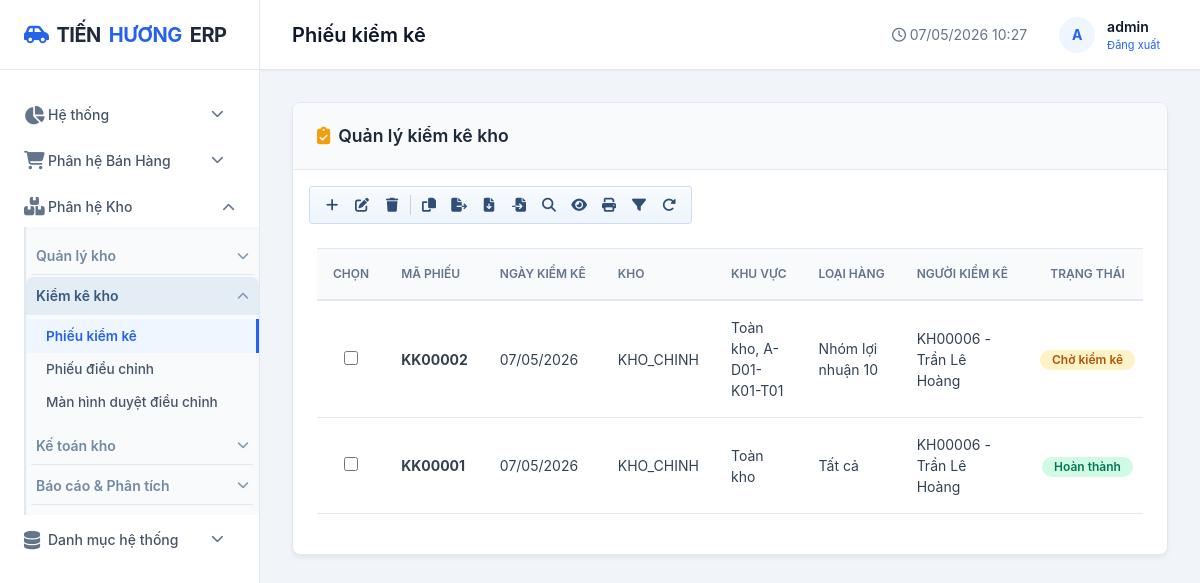
The page /kho/kiem-ke/ (signed in) on the database its author committed.
### apps/kho/models.py (models this page shows, shortened)
class KiemKe(AccountingPeriodLockMixin, models.Model):
    accounting_period_date_field = 'ngay_kiem_ke'
    accounting_period_label = 'phiếu kiểm kê'
    TRANG_THAI = [
        ('1', '1 - Chờ kiểm kê'),
        ('2', '2 - Chờ điều chỉnh'),
        ('3', '3 - Hoàn thành'),
    ]
    ma_phieu = models.CharField(max_length=30, unique=True, blank=True, verbose_name='Mã phiếu kiểm kê')
    ngay_kiem_ke = models.DateField(default=datetime.date.today, verbose_name='Ngày kiểm kê')
    kho = models.ForeignKey(Kho, on_delete=models.PROTECT, verbose_name='Kho')
    nhom_hang = models.ForeignKey(NhomHang, on_delete=models.SET_NULL, null=True, blank=True, verbose_name='Loại hàng hóa kiểm kê')
    hang_hoa = models.ForeignKey(HangHoa, on_delete=models.SET_NULL, null=True, blank=True, verbose_name='Hàng hóa kiểm kê')
    khu_vuc = models.CharField(max_length=120, blank=True, verbose_name='Khu vực kiểm kê')
    vi_tri_hang_loi = models.ForeignKey(
        ViTriKho,
        on_delete=models.SET_NULL,
        null=True,
        blank=True,
        related_name='kiem_ke_hang_loi',
        verbose_name='Vị trí hàng lỗi',
    )
    nguoi_kiem = models.CharField(max_length=100, blank=True, verbose_name='Người kiểm kê')
    trang_thai = models.CharField(max_length=20, choices=TRANG_THAI, default='1')
    ghi_chu = models.TextField(blank=True)
    ngay_tao = models.DateTimeField(auto_now_add=True)
    class Meta:
        db_table = 'kho_kiemke'
        verbose_name = 'Phiếu kiểm kê'
        ordering = ['-ngay_kiem_ke']

### apps/danh_muc/models.py (models this page shows, shortened)
class Kho(models.Model):
    ma_kho = models.CharField(max_length=10, unique=True, verbose_name="Mã kho")
    ten_kho = models.CharField(max_length=100, verbose_name="Tên kho")
    dia_chi = models.CharField(max_length=200, blank=True, verbose_name="Địa chỉ")
    trang_thai = models.BooleanField(default=True, verbose_name="Hoạt động")
    class Meta:
        db_table = "core_kho"
        verbose_name = "Kho"
        ordering = ["ma_kho"]

class NhomHang(models.Model):
    ma_nhom = models.CharField(max_length=20, unique=True, verbose_name="Mã nhóm")
    ten_nhom = models.CharField(max_length=100, verbose_name="Tên nhóm hàng")
    bien_do_loi_nhuan = models.DecimalField(max_digits=5, decimal_places=2, default=10, verbose_name="Biên độ lợi nhuận (%)")
    mo_ta = models.TextField(blank=True, verbose_name="Mô tả")
    class Meta:
        db_table = "core_nhomhang"
        verbose_name = "Nhóm hàng"
        verbose_name_plural = "Nhóm hàng"
        ordering = ["ten_nhom"]

### apps/kho/views.py (the view, shortened to what this page needs)
# urls.py: path('kiem-ke/', views.kiem_ke_list, name='kiem_ke_list'),
@login_required
def kiem_ke_list(request):
    if not _can_manage_kiem_ke(request.user):
        messages.error(request, 'Bạn không có quyền truy cập chức năng kiểm kê.')
        return redirect('dashboard')
    q = request.GET.get('q', '').strip()
    ma_phieu = request.GET.get('ma_phieu', '').strip()
    kho_filter = request.GET.get('kho', '').strip()
    ngay_filter = request.GET.get('ngay', '').strip()
    trang_thai_filter = request.GET.get('trang_thai', '').strip()
    items = KiemKe.objects.select_related('kho', 'nhom_hang').order_by('-ngay_tao', '-id')
    if ma_phieu:
        items = items.filter(ma_phieu__icontains=ma_phieu)
    if kho_filter:
        items = items.filter(kho_id=kho_filter)
    if ngay_filter:
        items = items.filter(ngay_kiem_ke=ngay_filter)
    if trang_thai_filter:
        items = items.filter(trang_thai=trang_thai_filter)
    items = items[:20]
    return render(request, 'kho/kiem_ke_list.html', {
        'items': items,
        'q': q,
        'ma_phieu': ma_phieu,
        'kho_list': Kho.objects.filter(trang_thai=True),
        'kho_filter': kho_filter,
        'ngay_filter': ngay_filter,
        'trang_thai_filter': trang_thai_filter,
        'page_title': 'Phiếu kiểm kê',
        'active_menu': 'kiem_ke',
    })

### templates/kho/kiem_ke_list.html (shortened to what this page needs)
{% extends 'base.html' %}
{% load humanize %}
{% block content %}
<div class="card mb-3">
    <div class="card-header">
        <div class="card-title"><i class="fas fa-clipboard-check text-warning"></i> Quản lý kiểm kê kho</div>
    </div>
    <div class="px-3 pt-3">
        <div class="erp-toolbar" role="toolbar" aria-label="Thanh thao tác kiểm kê">
            <a href="{% url 'kiem_ke_them' %}" class="erp-toolbar-btn" title="Thêm mới"><i class="fas fa-plus"></i></a>
            <button type="button" class="erp-toolbar-btn" id="btnKiemKeEdit" title="Sửa"><i class="fas fa-pen-to-square"></i></button>
            <button type="button" class="erp-toolbar-btn" id="btnKiemKeDelete" title="Xóa"><i class="fas fa-trash"></i></button>
            <button type="button" class="erp-toolbar-btn" id="btnKiemKeCopy" title="Chép dữ liệu"><i class="fas fa-copy"></i></button>
            <a href="{% url 'kiem_ke_export_data' %}?{{ request.GET.urlencode }}" class="erp-toolbar-btn" title="Kết xuất dữ liệu"><i class="fas fa-file-export"></i></a>
            <button type="button" class="erp-toolbar-btn" id="btnKiemKeTemplate" title="Tải tệp mẫu"><i class="fas fa-file-arrow-down"></i></button>
            <button type="button" class="erp-toolbar-btn" id="btnKiemKeImport" title="Đẩy dữ liệu lên"><i class="fas fa-file-import"></i></button>
            <button type="button" class="erp-toolbar-btn" id="btnKiemKeSearch" title="Tìm kiếm"><i class="fas fa-magnifying-glass"></i></button>
            <button type="button" class="erp-toolbar-btn" id="btnKiemKeOpen" title="Xem chi tiết"><i class="fas fa-eye"></i></button>
            <button type="button" class="erp-toolbar-btn" id="btnKiemKePrint" title="In"><i class="fas fa-print"></i></button>
            <button type="button" class="erp-toolbar-btn" id="btnKiemKeQuery" title="Lọc / Truy vấn"><i class="fas fa-filter"></i></button>
            <button type="button" class="erp-toolbar-btn" id="btnKiemKeRefresh" title="Làm mới"><i class="fas fa-rotate-right"></i></button>
        </div>
    </div>
    <div class="card-body">
        <div class="table-responsive">
            <table class="table align-middle">
                <thead>
                    <tr>
                        <th style="width:42px;">Chọn</th>
                        <th>Mã phiếu</th>
                        <th>Ngày kiểm kê</th>
                        <th>Kho</th>
                        <th>Khu vực</th>
                        <th>Loại hàng</th>
                        <th>Người kiểm kê</th>
                        <th class="text-center">Trạng thái</th>
                    </tr>
                </thead>
                <tbody>
                    {% for item in items %}
                    <tr>
                        <td class="text-center">
                            <input type="checkbox" name="selected_kiem_ke" class="erp-row-select"
                                value="{{ item.pk }}"
                                data-detail-url="{% url 'kiem_ke_detail' item.pk %}"
                                data-print-url="{% url 'kiem_ke_in' item.pk %}"
                                data-delete-url="{% url 'kiem_ke_xoa' item.pk %}">
                        </td>
                        <td><strong>{{ item.ma_phieu|default:'-' }}</strong></td>
                        <td>{{ item.ngay_kiem_ke|date:'d/m/Y' }}</td>
                        <td>{{ item.kho.ma_kho }}</td>
                        <td>{{ item.khu_vuc|default:'-' }}</td>
                        <td>{% if item.nhom_hang %}{{ item.nhom_hang.ten_nhom }}{% else %}Tất cả{% endif %}</td>
                        <td>{{ item.nguoi_kiem|default:'-' }}</td>
                        <td class="text-center">
                            {% if item.trang_thai == '1' %}
                                <span class="badge badge-warning">Chờ kiểm kê</span>
                            {% elif item.trang_thai == '2' %}
                                <span class="badge badge-danger">Chờ điều chỉnh</span>
                            {% else %}
                                <span class="badge badge-success">Hoàn thành</span>
                            {% endif %}
                        </td>
                    </tr>
                    {% empty %}
                    <tr>
                        <td colspan="8" class="text-center text-muted py-4">Không tìm thấy dữ liệu kiểm kê</td>
                    </tr>
                    {% endfor %}
                </tbody>
            </table>
        </div>
    </div>
</div>
{% endblock %}

### templates/base.html (shortened to what this page needs)
<!DOCTYPE html>
<html lang="vi">
<head>
    <link rel="stylesheet" href="https://cdnjs.cloudflare.com/ajax/libs/font-awesome/6.4.0/css/all.min.css">
    <link href="https://cdn.jsdelivr.net/npm/bootstrap@5.3.0/dist/css/bootstrap.min.css" rel="stylesheet">
    <link rel="stylesheet" href="/static/css/style.css?v=6">
</head>
<body>
    <div class="app-container">
        <aside class="sidebar">
            <div class="sidebar-header">
                <a href="{% url 'dashboard' %}" class="logo">
                    <i class="fas fa-car-side" style="color: var(--accent-color);"></i>
                    TIẾN <span>HƯƠNG</span> ERP
                </a>
            </div>
            <nav class="sidebar-nav">
                <div class="nav-item {% if active_menu == 'dashboard' or active_menu == 'so_cai' or active_menu == 'so_nhat_ky_chung' or active_menu == 'ky_ke_toan' %}open{% endif %}">
                    <a href="#" class="nav-link dropdown-toggle" onclick="toggleSubmenu(event, this)">
                        <i class="fas fa-chart-pie"></i> Hệ thống
                        <i class="fas fa-chevron-down ms-auto"></i>
                    </a>
                </div>
                <div class="nav-item ">
                    <a href="#" class="nav-link dropdown-toggle" onclick="toggleSubmenu(event, this)">
                        <i class="fas fa-shopping-cart"></i> Phân hệ Bán Hàng
                        <i class="fas fa-chevron-down ms-auto"></i>
                    </a>
                </div>
                <div class="nav-item {% if active_menu == 'ton_kho' or active_menu == 'phieu_nhap' or active_menu == 'phieu_xuat' or active_menu == 'kiem_ke' or active_menu == 'bao_cao_xnt' or active_menu == 'so_chi_tiet_hang_hoa' or active_menu == 'bao_cao_ton_hien_tai' or active_menu == 'bao_cao_kho' or active_menu == 'tinh_gia_xuat' or active_menu == 'doi_chieu_kho' or active_menu == 'so_do_kho' %}open{% endif %}">
                    <a href="#" class="nav-link dropdown-toggle" onclick="toggleSubmenu(event, this)">
                        <i class="fas fa-boxes"></i> Phân hệ Kho
                        <i class="fas fa-chevron-down ms-auto"></i>
                    </a>
                    <div class="submenu">
                        <div class="warehouse-group {% if active_menu == 'phieu_nhap' or active_menu == 'phieu_xuat' or active_menu == 'ton_kho' or active_menu == 'so_do_kho' %}open{% endif %}">
                            <button type="button" class="warehouse-group-toggle" onclick="toggleWarehouseGroup(event, this)">
                                <span>Quản lý kho</span>
                                <i class="fas fa-chevron-down"></i>
                            </button>
                        </div>
                        <div class="warehouse-group {% if active_menu == 'kiem_ke' %}open{% endif %}">
                            <button type="button" class="warehouse-group-toggle" onclick="toggleWarehouseGroup(event, this)">
                                <span>Kiểm kê kho</span>
                                <i class="fas fa-chevron-down"></i>
                            </button>
                            <div class="warehouse-group-body">
                                <a href="{% url 'kiem_ke_list' %}" class="submenu-link {% if active_menu == 'kiem_ke' and '/kho/kiem-ke/dieu-chinh/' not in request.path %}active{% endif %}">Phiếu kiểm kê</a>
                                <a href="{% url 'kiem_ke_dieu_chinh_list' %}" class="submenu-link ">Phiếu điều chỉnh</a>
                                <a href="{% url 'kiem_ke_dieu_chinh_list' %}?trang_thai=1" class="submenu-link ">Màn hình duyệt điều chỉnh</a>
                            </div>
                        </div>
                        <div class="warehouse-group {% if active_menu == 'tinh_gia_xuat' %}open{% endif %}">
                            <button type="button" class="warehouse-group-toggle" onclick="toggleWarehouseGroup(event, this)">
                                <span>Kế toán kho</span>
                                <i class="fas fa-chevron-down"></i>
                            </button>
                        </div>
                        <div class="warehouse-group {% if active_menu == 'bao_cao_xnt' or active_menu == 'bao_cao_ton_hien_tai' or active_menu == 'so_chi_tiet_hang_hoa' %}open{% endif %}">
                            <button type="button" class="warehouse-group-toggle" onclick="toggleWarehouseGroup(event, this)">
                                <span>Báo cáo & Phân tích</span>
                                <i class="fas fa-chevron-down"></i>
                            </button>
                        </div>
                    </div>
                </div>
                <div class="nav-item ">
                    <a href="#" class="nav-link dropdown-toggle" onclick="toggleSubmenu(event, this)">
                        <i class="fas fa-database"></i> Danh mục hệ thống
                        <i class="fas fa-chevron-down ms-auto"></i>
                    </a>
                </div>
            </nav>
        </aside>
        <main class="main-wrapper">
            <header class="header">
                <div class="header-title">{{ page_title }}</div>
                <div class="header-right">
                    <span class="text-muted"><i class="far fa-clock"></i> {% now "d/m/Y H:i" %}</span>
                    <div class="user-menu">
                        <div class="avatar">
                            {{ user.username|make_list|first|upper|default:"A" }}
                        </div>
                        <div>
                            <div class="fw-semibold">{{ user.username }}</div>
                            <div style="font-size: 11px; color: var(--text-muted);">
                                <form action="{% url 'logout' %}" method="post" style="display:inline;">
                                    <button type="submit" style="background:none; border:none; color:var(--accent-color); cursor:pointer;">Đăng xuất</button>
                                </form>
                            </div>
                        </div>
                    </div>
                </div>
            </header>
            <div class="content">
                {% block content %}{% endblock %}
            </div>
        </main>
    </div>
</body>
</html>

### rows shown on the page
KiemKe: ma_phieu "KK00002", ngay_kiem_ke "07/05/2026", kho.ma_kho "KHO_CHINH", khu_vuc "Toàn kho, A-D01-K01-T01", nhom_hang.ten_nhom "Nhóm lợi nhuận 10", nguoi_kiem "KH00006 - Trần Lê Hoàng", trang_thai "Chờ kiểm kê"
KiemKe: ma_phieu "KK00001", ngay_kiem_ke "07/05/2026", kho.ma_kho "KHO_CHINH", khu_vuc "Toàn kho", shows "Tất cả", nguoi_kiem "KH00006 - Trần Lê Hoàng", trang_thai "Hoàn thành"

### other values the page prints
{{ page_title }} "Phiếu kiểm kê"
{{ user.username|make_list|first|upper|default:"A" }} "A"
{{ user.username }} "admin"
